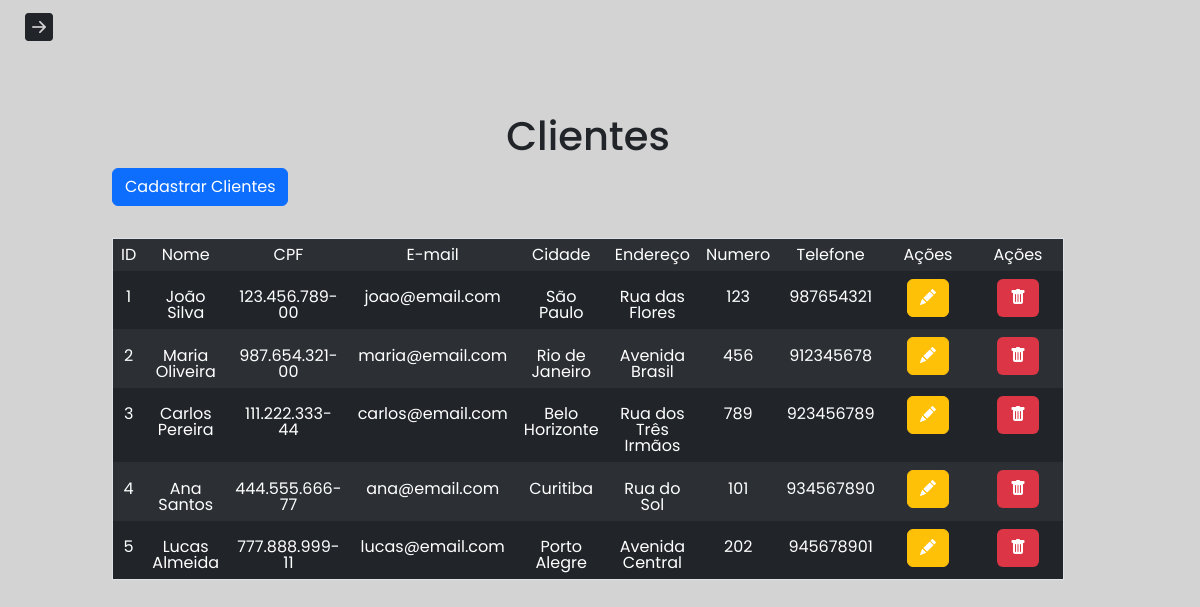
Page /views/consultaCliente.php on the committed database.
### tables this page shows
CREATE TABLE clientes (
    idCliente int AUTO_INCREMENT PRIMARY KEY,
    nome varchar(255) NOT NULL,
    cpf varchar(255) NOT NULL,
    endereco varchar(255) NOT NULL,
    email varchar(250) NOT NULL,
    telefone VARCHAR(15),
    cidade VARCHAR(255),
    numero VARCHAR(255) NOT NULL
);

### views/consultaCliente.php (the view, shortened to what this page needs)
<?php require_once("../helpers/banco.php") ?>
<!DOCTYPE html>
<html>
<head>
    <link href="https://cdn.jsdelivr.net/npm/bootstrap@5.3.3/dist/css/bootstrap.min.css" rel="stylesheet">
    <link rel="stylesheet" href="../css/reset.css">
    <link rel="stylesheet" href="../css/estilo.css">
    <link rel="stylesheet" href="https://cdn.jsdelivr.net/npm/bootstrap-icons@1.11.3/font/bootstrap-icons.min.css">
</head>
<body>
<main class="container-fluid">
    <div class="row">
        <div class="col-1">
            <button class="btn float-start" data-bs-toggle="offcanvas" data-bs-target="#offcanvas" role="button">
                <i class="bi bi-arrow-right-square-fill fs-3" data-bs-toggle="offcanvas" data-bs-target="#offcanvas"></i>
            </button>
        </div>
        <div class="conteudo col-10 row">
            <h2 class="h1 text-center">Clientes</h2>
            <div class="col-12">
                <a class="btn btn-primary" data-bs-toggle="collapse" href="#collapseExample" role="button" aria-expanded="false" aria-controls="collapseExample">Cadastrar Clientes</a>
            </div>
            <div class="col-12 text-center" style="margin-top: 2rem;">
                <?php
                    $listaClientes = [];
                    $sql = $pdo->query("SELECT * FROM clientes");
                    if ($sql->rowCount() > 0)
                    {
                        $listaClientes = $sql->fetchAll(PDO::FETCH_ASSOC);
                    }
                ?>
                    <table class="table border table-dark table-striped">
                        <tr>
                            <th>ID</th>
                            <th>Nome</th>
                            <th>CPF</th>
                            <th>E-mail</th>
                            <th>Cidade</th>
                            <th>Endereço </th>
                            <th>Numero</th>
                            <th>Telefone</th>
                            <th>Ações</th>
                            <th>Ações</th>
                        </tr>
                        <?php foreach($listaClientes as $cliente): ?>
                        <tr class="text-center">
                            <td class=><?php echo $cliente['idCliente']?></td>
                            <td class=><?php echo $cliente['nome']?></td>
                            <td class=><?php echo $cliente['cpf']?></td>
                            <td class=><?php echo $cliente['email']?></td>
                            <td class=><?php echo $cliente['cidade']?></td>
                            <td class=><?php echo $cliente['endereco']?></td>
                            <td class=><?php echo $cliente['numero']?></td>
                            <td class=><?php echo $cliente['telefone']?></td>
                            <td><button class="btn btn-warning mx-3" type="button" data-bs-theme="dark"><a href="editarClienteView.php?id=<?=$cliente['idCliente']?>"><i class="bi bi-pencil-fill"></i></a></button></td>
                            <td><button class="btn bg-danger mx-3" type="button " data-bs-theme="dark"><a href="../controllers/DeletarCliente.php?id=<?=$cliente['idCliente']?>"><i class="bi bi-trash-fill"></i></a></button></td>
                        </tr>
                        <?php endforeach; ?>
                </table>
            </div>
        </div>
    </div>
</main>
</body>
</html>

### css/estilo.css (style rules this page uses)
body { font-family: 'Poppins', sans-serif; margin: 0; background-color: lightgray; }
table a { cursor: pointer; text-decoration: none; font-family: 'Poppins', sans-serif; color: white; position: relative; display: block; font-size: 1rem; }
a { cursor: pointer; text-decoration: none; font-family: 'Poppins', sans-serif; color: black; position: relative; display: block; font-size: 1rem; }
.conteudo { margin-top: 5rem; padding-top: 2rem; }

### rows in the picture
clientes: idCliente "1", nome "João Silva", cpf "123.456.789-00", email "joao@email.com", cidade "São Paulo", endereco "Rua das Flores", numero "123", telefone "987654321"
clientes: idCliente "2", nome "Maria Oliveira", cpf "987.654.321-00", email "maria@email.com", cidade "Rio de Janeiro", endereco "Avenida Brasil", numero "456", telefone "912345678"
clientes: idCliente "3", nome "Carlos Pereira", cpf "111.222.333-44", email "carlos@email.com", cidade "Belo Horizonte", endereco "Rua dos Três Irmãos", numero "789", telefone "923456789"
clientes: idCliente "4", nome "Ana Santos", cpf "444.555.666-77", email "ana@email.com", cidade "Curitiba", endereco "Rua do Sol", numero "101", telefone "934567890"
clientes: idCliente "5", nome "Lucas Almeida", cpf "777.888.999-11", email "lucas@email.com", cidade "Porto Alegre", endereco "Avenida Central", numero "202", telefone "945678901"
